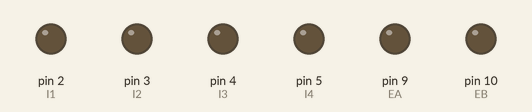
Simulated run of this sketch. Board: Arduino Uno, built with avr-gcc and run on an emulated ATmega328P. On the bench: output pins drawn as LEDs (lit = HIGH).

Above: at 0.05 s.
At 3.95 s:
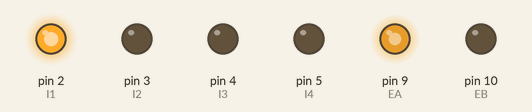
At 7.95 s:
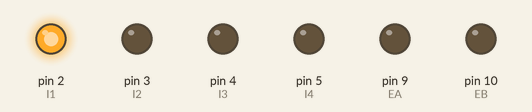
At 10.95 s:
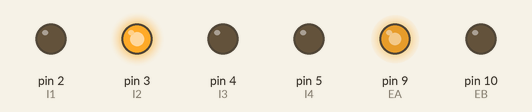
At 15.95 s:
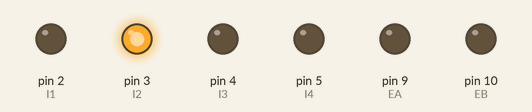
Timing chart, 0 to 20.8 s (numbered marks = the images above):
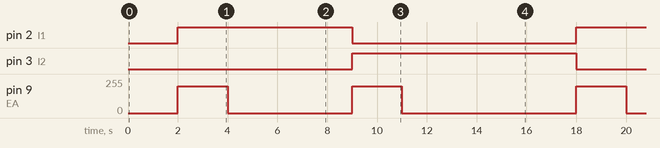

The sketch:

PWM-motor-control-functions.ino
```cpp
// (licence header left out)
int EA = 9; // Wheel PWM pin (must be a PWM pin)
int EB = 10; // Wheel PWM pin (must be a PWM pin)

int I1 = 2; // Wheel direction digital pin 1
int I2 = 3; // Wheel direction digital pin 2
int I3 = 4; // Wheel direction digital pin 1
int I4 = 5; // Wheel direction digital pin 2

void setup()
{
    // Configure digital pins for output
    pinMode(EA, OUTPUT);
    pinMode(EB, OUTPUT);
    pinMode(I1, OUTPUT);
    pinMode(I2, OUTPUT);
    pinMode(I3, OUTPUT);
    pinMode(I4, OUTPUT);
}

void loop()
{
//    int u; // A variable for the motor PWM command [0-255]

    // Play with this code to write open loop commands to a wheel motor
//    for (u = 0; u <= 255; u += 5)
//    {
//        // Select a direction
//        digitalWrite(I1, HIGH);
//        digitalWrite(I2, LOW);
//        digitalWrite(I3, LOW);
//        digitalWrite(I4, HIGH);
//
//        // PWM command to the motor driver
//        analogWrite(EA, u);
//        analogWrite(EB, u);
//
//        // Brief delay (perhaps not necessary)
//       // delay(10);
//    }

//  pause(5000);

  delay(2000);
  rightMove(200);
  delay(2000);
  pause(3000);
  delay(2000);
  rightMove(-200);
  delay(2000);
  pause(3000);
  delay(2000);
//  leftMove(200);
//  delay(2000);
//  leftMove(-200);
//  delay(2000);
//


//  forward(150, 5000);
//  pause(1000);
//  reverse(150, 2000);
}

// Drives forwards for 2 seconds


void rightMove(int speed){
  if(speed > 0){
    //Right wheels go forward
    digitalWrite(I1, HIGH);
    digitalWrite(I2, LOW);
  }

  if(speed < 0){
    //Right wheels go backward
    digitalWrite(I1, LOW);
    digitalWrite(I2, HIGH);
  }
  analogWrite(EA, abs(speed));
}


void leftMove(int speed){
  if(speed > 0){
    //Left wheels go forward
    digitalWrite(I3, LOW);
    digitalWrite(I4, HIGH);
  }

  if(speed < 0){
    //Left wheels go backward
    digitalWrite(I3, HIGH);
    digitalWrite(I4, LOW);
  }
  analogWrite(EB, speed);
}


void reverse(int speed, int time){
        digitalWrite(I1, LOW);
        digitalWrite(I2, HIGH);
        digitalWrite(I3, HIGH);
        digitalWrite(I4, LOW);
        analogWrite(EA, speed);
        analogWrite(EB, speed);
        delay (time);
}


void pause(int time){
        analogWrite(EA, 0);
        analogWrite(EB, 0);
        delay (time);
}

void forward(int speed, int time){
        digitalWrite(I1, HIGH);
        digitalWrite(I2, LOW);
        digitalWrite(I3, LOW);
        digitalWrite(I4, HIGH);
        analogWrite(EA, speed);
        analogWrite(EB, speed);
        delay (time);
}
```

Measured:
- by itself, pin 2 (I1): alternates HIGH for 7.0 s and LOW for 9.0 s
- by itself, pin 3 (I2): alternates HIGH for 9.0 s and LOW for 7.0 s
- by itself, pin 9 (EA): repeats every 16.0 s: 0/255 5.0 s, 200/255 2.0 s, 0/255 7.0 s, 200/255 2.0 s
